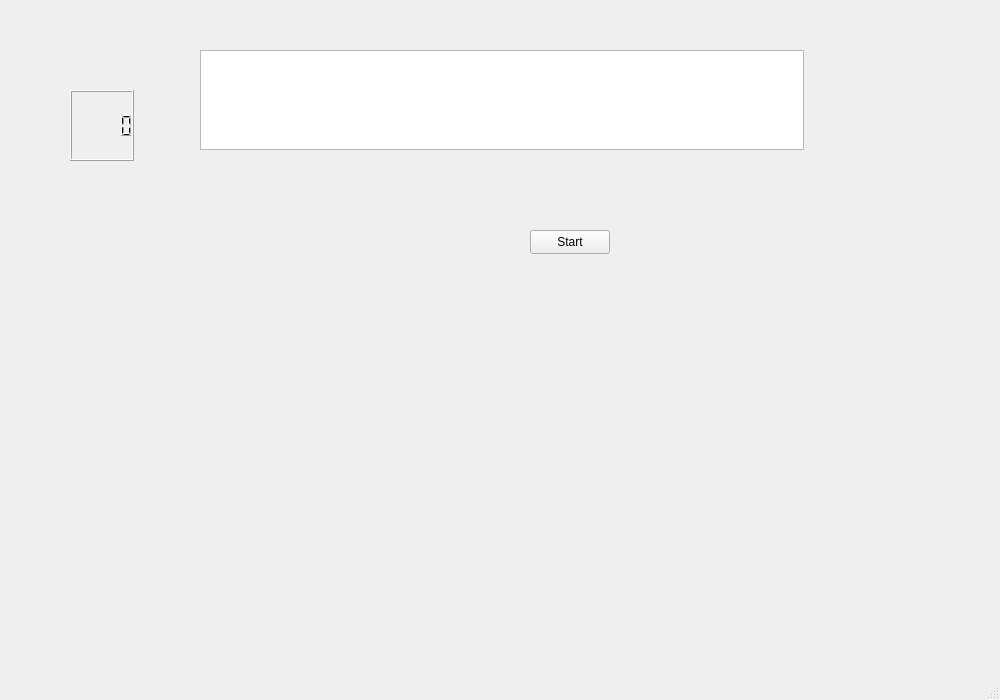
<?xml version="1.0" encoding="UTF-8"?>
<ui version="4.0">
 <class>MainWindow</class>
 <widget class="QMainWindow" name="MainWindow">
  <property name="geometry">
   <rect>
    <x>0</x>
    <y>0</y>
    <width>1000</width>
    <height>700</height>
   </rect>
  </property>
  <property name="windowTitle">
   <string>MainWindow</string>
  </property>
  <widget class="QWidget" name="centralwidget">
   <widget class="QGraphicsView" name="graphicsView">
    <property name="geometry">
     <rect>
      <x>200</x>
      <y>50</y>
      <width>604</width>
      <height>100</height>
     </rect>
    </property>
   </widget>
   <widget class="QPushButton" name="startBtn">
    <property name="geometry">
     <rect>
      <x>530</x>
      <y>230</y>
      <width>80</width>
      <height>24</height>
     </rect>
    </property>
    <property name="text">
     <string>Start</string>
    </property>
   </widget>
   <widget class="QLCDNumber" name="tailLen">
    <property name="geometry">
     <rect>
      <x>70</x>
      <y>90</y>
      <width>64</width>
      <height>71</height>
     </rect>
    </property>
   </widget>
  </widget>
  <widget class="QMenuBar" name="menubar">
   <property name="geometry">
    <rect>
     <x>0</x>
     <y>0</y>
     <width>1000</width>
     <height>21</height>
    </rect>
   </property>
  </widget>
  <widget class="QStatusBar" name="statusbar"/>
 </widget>
 <resources/>
 <connections/>
</ui>
